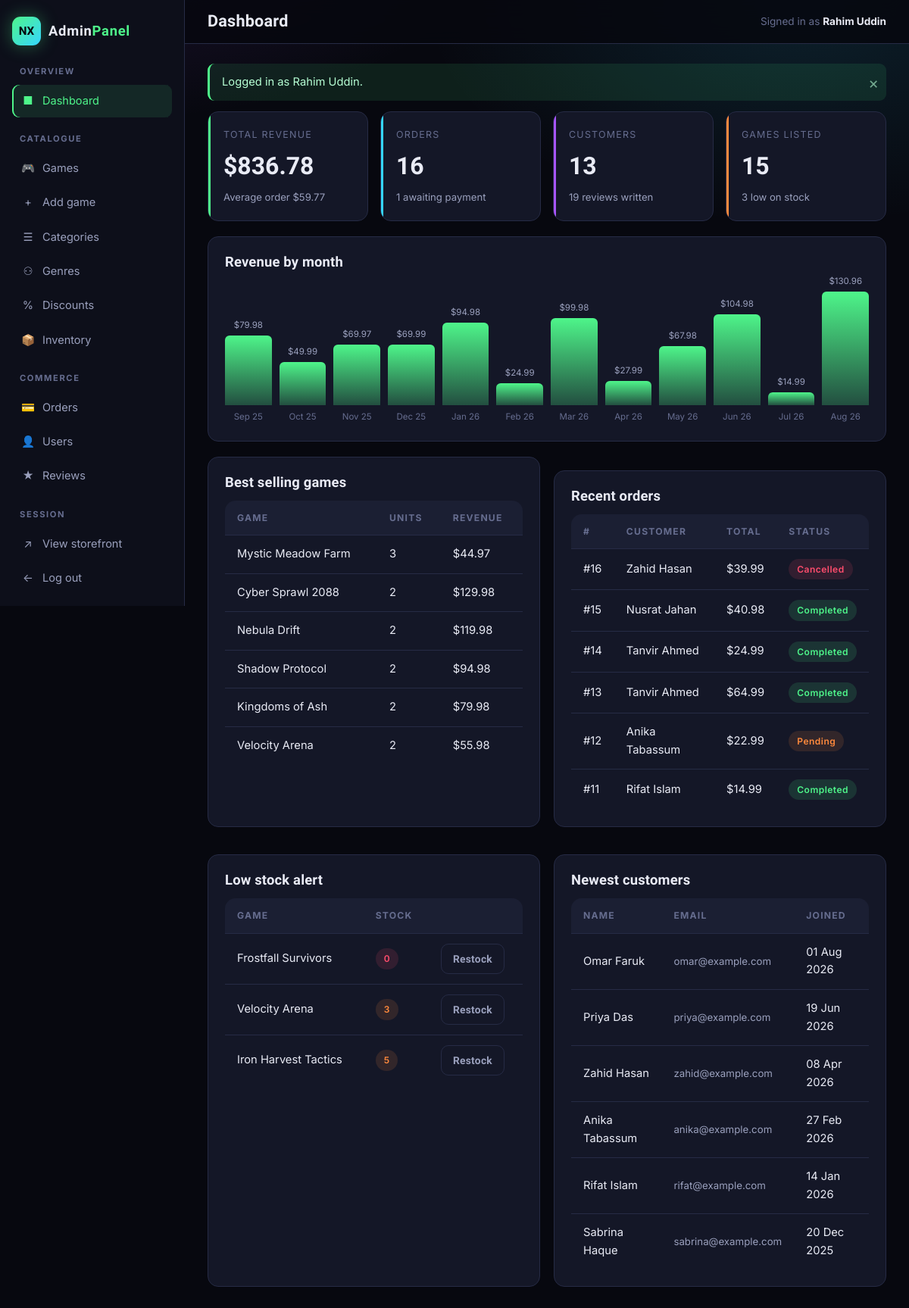
Page /admin/dashboard.php (signed in) on the committed database.
### tables this page shows
CREATE TABLE games (
    game_id      INT AUTO_INCREMENT PRIMARY KEY,
    title        VARCHAR(150)   NOT NULL,
    description  TEXT           NOT NULL,
    developer_id INT            NOT NULL,
    publisher_id INT            NOT NULL,
    category_id  INT            DEFAULT NULL,
    release_date DATE           NOT NULL,
    price        DECIMAL(10,2)  NOT NULL,
    stock        INT            NOT NULL DEFAULT 0,
    cover_image  VARCHAR(255)   DEFAULT NULL,
    status       ENUM('active','inactive') NOT NULL DEFAULT 'active',
    created_at   TIMESTAMP      NOT NULL DEFAULT CURRENT_TIMESTAMP,
    CONSTRAINT fk_games_developer FOREIGN KEY (developer_id) REFERENCES developers(developer_id) ON UPDATE CASCADE,
    CONSTRAINT fk_games_publisher FOREIGN KEY (publisher_id) REFERENCES publishers(publisher_id) ON UPDATE CASCADE,
    CONSTRAINT fk_games_category  FOREIGN KEY (category_id)  REFERENCES categories(category_id) ON DELETE SET NULL ON UPDATE CASCADE,
    CONSTRAINT chk_games_price CHECK (price >= 0),
    CONSTRAINT chk_games_stock CHECK (stock >= 0)
);

CREATE TABLE orders (
    order_id     INT AUTO_INCREMENT PRIMARY KEY,
    user_id      INT NOT NULL,
    total_amount DECIMAL(10,2) NOT NULL DEFAULT 0.00,
    order_status ENUM('pending','paid','completed','cancelled') NOT NULL DEFAULT 'pending',
    order_date   DATETIME NOT NULL DEFAULT CURRENT_TIMESTAMP,
    CONSTRAINT fk_orders_user FOREIGN KEY (user_id) REFERENCES users(user_id) ON DELETE CASCADE ON UPDATE CASCADE,
    CONSTRAINT chk_orders_total CHECK (total_amount >= 0)
);

CREATE TABLE users (
    user_id    INT AUTO_INCREMENT PRIMARY KEY,
    name       VARCHAR(100) NOT NULL,
    email      VARCHAR(120) NOT NULL UNIQUE,
    password   VARCHAR(255) NOT NULL,                
    phone      VARCHAR(20)  DEFAULT NULL,
    address    VARCHAR(255) DEFAULT NULL,
    role       ENUM('customer','admin') NOT NULL DEFAULT 'customer',
    status     ENUM('active','blocked') NOT NULL DEFAULT 'active',
    created_at TIMESTAMP NOT NULL DEFAULT CURRENT_TIMESTAMP,
    CONSTRAINT chk_users_email CHECK (email LIKE '%_@_%._%')
);

### backend/functions.php (called while the page is built, shortened)
<?php
function e($value) {
    return htmlspecialchars((string)$value, ENT_QUOTES, 'UTF-8');
}
function money($amount) {
    return '$' . number_format((float)$amount, 2);
}
function url($path = '') {
    return BASE_URL . ltrim($path, '/');
}

### admin/dashboard.php (the view, shortened to what this page needs)
<?php
require __DIR__ . '/header.php';
$totals = $pdo->query(
    "SELECT (SELECT COUNT(*) FROM users WHERE role='customer')                                   AS customers,
            (SELECT COUNT(*) FROM games)                                                         AS games,
            (SELECT COUNT(*) FROM orders)                                                        AS orders,
            (SELECT COALESCE(SUM(total_amount),0) FROM orders
              WHERE order_status IN ('paid','completed'))                                        AS revenue,
            (SELECT COUNT(*) FROM reviews)                                                       AS reviews,
            (SELECT COUNT(*) FROM games WHERE stock <= 5)                                        AS low_stock,
            (SELECT COUNT(*) FROM orders WHERE order_status='pending')                           AS pending,
            (SELECT COALESCE(AVG(total_amount),0) FROM orders
              WHERE order_status IN ('paid','completed'))                                        AS avg_order"
)->fetch();
$popular = $pdo->query(
    'SELECT title, units_sold, revenue FROM sales_by_game_view
      ORDER BY units_sold DESC, revenue DESC LIMIT 6'
)->fetchAll();
$recentOrders = $pdo->query(
    'SELECT order_id, customer_name, total_amount, order_status, order_date
       FROM order_summary_view ORDER BY order_date DESC LIMIT 6'
)->fetchAll();
$lowStock = $pdo->query(
    'SELECT game_id, title, stock, price FROM games WHERE stock <= 5 ORDER BY stock ASC LIMIT 6'
)->fetchAll();
$recentUsers = $pdo->query(
    "SELECT user_id, name, email, created_at FROM users
      WHERE role='customer' ORDER BY created_at DESC LIMIT 6"
)->fetchAll();
$monthly = $pdo->query(
    "SELECT DATE_FORMAT(order_date,'%b %y') AS label, ROUND(SUM(total_amount),2) AS revenue
       FROM orders WHERE order_status IN ('paid','completed')
      GROUP BY YEAR(order_date), MONTH(order_date)
      ORDER BY YEAR(order_date), MONTH(order_date)"
)->fetchAll();
$maxRevenue = 0;
foreach ($monthly as $m) { $maxRevenue = max($maxRevenue, (float)$m['revenue']); }
?>
<div class="stat-grid">
  <div class="stat-card">
    <div class="label">Total revenue</div>
    <div class="value"><?= money($totals['revenue']) ?></div>
    <div class="sub">Average order <?= money($totals['avg_order']) ?></div>
  </div>
  <div class="stat-card blue">
    <div class="label">Orders</div>
    <div class="value"><?= (int)$totals['orders'] ?></div>
    <div class="sub"><?= (int)$totals['pending'] ?> awaiting payment</div>
  </div>
  <div class="stat-card purple">
    <div class="label">Customers</div>
    <div class="value"><?= (int)$totals['customers'] ?></div>
    <div class="sub"><?= (int)$totals['reviews'] ?> reviews written</div>
  </div>
  <div class="stat-card orange">
    <div class="label">Games listed</div>
    <div class="value"><?= (int)$totals['games'] ?></div>
    <div class="sub"><?= (int)$totals['low_stock'] ?> low on stock</div>
  </div>
</div>
<?php if ($monthly): ?>
<div class="panel" style="margin-top:20px">
  <h3>Revenue by month</h3>
  <div style="display:flex;align-items:flex-end;gap:10px;height:190px;padding-top:14px">
    <?php foreach ($monthly as $m):
        $h = $maxRevenue > 0 ? max(6, round((float)$m['revenue'] / $maxRevenue * 150)) : 6; ?>
      <div style="flex:1;text-align:center;min-width:38px">
        <div style="font-size:.72rem;color:var(--text-dim);margin-bottom:5px"><?= money($m['revenue']) ?></div>
        <div title="<?= money($m['revenue']) ?>"
             style="height:<?= $h ?>px;border-radius:6px 6px 0 0;
                    background:linear-gradient(180deg,var(--green),rgba(78,245,138,.25))"></div>
        <div style="font-size:.72rem;color:var(--text-faint);margin-top:6px"><?= e($m['label']) ?></div>
      </div>
    <?php endforeach; ?>
  </div>
</div>
<?php endif; ?>
<div style="display:grid;grid-template-columns:1fr 1fr;gap:18px;margin-top:20px" class="dash-grid">
  <div class="panel">
    <h3>Best selling games</h3>
    <div class="table-wrap" style="border:none">
      <table class="data" style="min-width:0">
        <thead><tr><th>Game</th><th>Units</th><th>Revenue</th></tr></thead>
        <tbody>
        <?php foreach ($popular as $p): ?>
          <tr><td><?= e($p['title']) ?></td><td><?= (int)$p['units_sold'] ?></td><td><?= money($p['revenue']) ?></td></tr>
        <?php endforeach; ?>
        </tbody>
      </table>
    </div>
  </div>
  <div class="panel">
    <h3>Recent orders</h3>
    <div class="table-wrap" style="border:none">
      <table class="data" style="min-width:0">
        <thead><tr><th>#</th><th>Customer</th><th>Total</th><th>Status</th></tr></thead>
        <tbody>
        <?php foreach ($recentOrders as $o): ?>
          <tr>
            <td><a href="<?= url('order_details.php?id=' . (int)$o['order_id']) ?>">#<?= (int)$o['order_id'] ?></a></td>
            <td><?= e($o['customer_name']) ?></td>
            <td><?= money($o['total_amount']) ?></td>
            <td><span class="status status-<?= e($o['order_status']) ?>"><?= e($o['order_status']) ?></span></td>
          </tr>
        <?php endforeach; ?>
        </tbody>
      </table>
    </div>
  </div>
  <div class="panel">
    <h3>Low stock alert</h3>
    <?php if (!$lowStock): ?>
      <p style="color:var(--text-dim);font-size:.9rem">Every title has healthy stock.</p>
    <?php else: ?>
      <div class="table-wrap" style="border:none">
        <table class="data" style="min-width:0">
          <thead><tr><th>Game</th><th>Stock</th><th></th></tr></thead>
          <tbody>
          <?php foreach ($lowStock as $g): ?>
            <tr>
              <td><?= e($g['title']) ?></td>
              <td><span class="status <?= (int)$g['stock'] === 0 ? 'status-cancelled' : 'status-pending' ?>"><?= (int)$g['stock'] ?></span></td>
              <td><a class="btn btn-ghost btn-sm" href="<?= url('admin/inventory.php') ?>">Restock</a></td>
            </tr>
          <?php endforeach; ?>
          </tbody>
        </table>
      </div>
    <?php endif; ?>
  </div>
  <div class="panel">
    <h3>Newest customers</h3>
    <div class="table-wrap" style="border:none">
      <table class="data" style="min-width:0">
        <thead><tr><th>Name</th><th>Email</th><th>Joined</th></tr></thead>
        <tbody>
        <?php foreach ($recentUsers as $u): ?>
          <tr>
            <td><?= e($u['name']) ?></td>
            <td style="font-size:.83rem;color:var(--text-dim)"><?= e($u['email']) ?></td>
            <td><?= date('d M Y', strtotime($u['created_at'])) ?></td>
          </tr>
        <?php endforeach; ?>
        </tbody>
      </table>
    </div>
  </div>
</div>
<?php require __DIR__ . '/footer.php'; ?>

### css/style.css (style rules this page uses)
:root { --bg: #07080f; --bg-soft: #0d0f1a; --surface: #12142099; --surface-solid: #141727; --surface-2: #1b1f33; --line: #262b45; --text: #e9ebf5; --text-dim: #9aa0bd; --text-faint: #666d8f; --green: #4ef58a; --purple: #a855ff; --blue: #35d6ff; --orange: #ff8a3d; --red: #ff4d6d; --radius: 14px; --radius-sm: 9px; --shadow: 0 18px 45px rgba(0,0,0,.55); --ease: cubic-bezier(.22,.9,.3,1); --display: 'Chakra Petch', 'Segoe UI', system-ui, sans-serif; --body: 'Inter', 'Segoe UI', system-ui, -apple-system, sans-serif; }
* { margin: 0; padding: 0; box-sizing: border-box; }
html { scroll-behavior: smooth; }
body { font-family: var(--body); background: var(--bg); color: var(--text); line-height: 1.6; min-height: 100vh; display: flex; flex-direction: column; background-image: radial-gradient(900px 500px at 12% -8%, rgba(168,85,255,.16), transparent 60%), radial-gradient(800px 480px at 88% 0%, rgba(53,214,255,.12), transparent 62%); background-attachment: fixed; }
a { color: inherit; text-decoration: none; }
h1, h2, h3, h4 { font-family: var(--display); font-weight: 700; line-height: 1.15; letter-spacing: .01em; }
.btn { display: inline-flex; align-items: center; justify-content: center; gap: 8px; padding: 11px 22px; border: 1px solid transparent; border-radius: 10px; font-family: var(--display); font-weight: 600; font-size: .95rem; letter-spacing: .02em; cursor: pointer; text-align: center; transition: transform .18s var(--ease), box-shadow .22s var(--ease), background .2s var(--ease), border-color .2s var(--ease); }
.btn-sm { padding: 8px 15px; font-size: .86rem; }
.btn-ghost { background: transparent; border-color: var(--line); color: var(--text-dim); }
.panel { background: var(--surface-solid); border: 1px solid var(--line); border-radius: var(--radius); padding: 22px; }
.panel + .panel { margin-top: 18px; }
.panel h3 { font-size: 1.15rem; margin-bottom: 14px; }
.table-wrap { overflow-x: auto; border: 1px solid var(--line); border-radius: var(--radius); }
table.data { width: 100%; border-collapse: collapse; min-width: 620px; }
table.data th { padding: 13px 16px; text-align: left; font-size: .76rem; text-transform: uppercase; letter-spacing: .1em; color: var(--text-faint); background: var(--surface-2); border-bottom: 1px solid var(--line); white-space: nowrap; }
table.data td { padding: 13px 16px; border-bottom: 1px solid var(--line); font-size: .92rem; }
table.data tbody tr { transition: background .18s var(--ease); }
table.data tbody tr:last-child td { border-bottom: none; }
.status { display: inline-block; padding: 4px 11px; border-radius: 999px; font-size: .75rem; font-weight: 600; letter-spacing: .04em; text-transform: capitalize; }
.status-completed, .status-success, .status-active { background: rgba(78,245,138,.13); color: var(--green); }
.status-pending { background: rgba(255,138,61,.13); color: var(--orange); }
.status-cancelled, .status-failed, .status-blocked { background: rgba(255,77,109,.13); color: var(--red); }
.stat-grid { display: grid; gap: 16px; grid-template-columns: repeat(auto-fit, minmax(210px, 1fr)); }
.stat-card { padding: 20px; border-radius: var(--radius); background: var(--surface-solid); border: 1px solid var(--line); position: relative; overflow: hidden; transition: transform .25s var(--ease), border-color .25s var(--ease); }
.stat-card::before { content: ''; position: absolute; left: 0; top: 0; bottom: 0; width: 3px; background: var(--green); }
.stat-card.purple::before { background: var(--purple); }
.stat-card.blue::before { background: var(--blue); }
.stat-card.orange::before { background: var(--orange); }
.stat-card .label { font-size: .78rem; text-transform: uppercase; letter-spacing: .1em; color: var(--text-faint); }
.stat-card .value { font-family: var(--display); font-size: 2rem; font-weight: 700; margin-top: 6px; }
.stat-card .sub { font-size: .82rem; color: var(--text-dim); margin-top: 4px; }

### rows in the picture
games: title "Mystic Meadow Farm", units_sold "3", revenue "$44.97"
games: title "Cyber Sprawl 2088", units_sold "2", revenue "$129.98"
games: title "Nebula Drift", units_sold "2", revenue "$119.98"
games: title "Shadow Protocol", units_sold "2", revenue "$94.98"
games: title "Kingdoms of Ash", units_sold "2", revenue "$79.98"
games: title "Velocity Arena", units_sold "2", revenue "$55.98", stock "3"
orders: order_id "16", customer_name "Zahid Hasan", total_amount "$39.99", order_status "Cancelled"
orders: order_id "15", customer_name "Nusrat Jahan", total_amount "$40.98", order_status "Completed"
orders: order_id "14", customer_name "Tanvir Ahmed", total_amount "$24.99", order_status "Completed"
orders: order_id "13", customer_name "Tanvir Ahmed", total_amount "$64.99", order_status "Completed"
orders: order_id "12", customer_name "Anika Tabassum", total_amount "$22.99", order_status "Pending"
orders: order_id "11", customer_name "Rifat Islam", total_amount "$14.99", order_status "Completed"
games: title "Frostfall Survivors", stock "0"
games: title "Iron Harvest Tactics", stock "5"
users: name "Omar Faruk", email "omar@example.com", created_at "01 Aug 2026"
users: name "Priya Das", email "priya@example.com", created_at "19 Jun 2026"
users: name "Zahid Hasan", email "zahid@example.com", created_at "08 Apr 2026"
users: name "Anika Tabassum", email "anika@example.com", created_at "27 Feb 2026"
users: name "Rifat Islam", email "rifat@example.com", created_at "14 Jan 2026"
users: name "Sabrina Haque", email "sabrina@example.com", created_at "20 Dec 2025"

### other values in the picture
$glyph "■ 🎮 + ☰ ⚇ % 📦 💳 👤 ★"
$label "Dashboard Games Add game Categories Genres Discounts Inventory Orders Users Reviews"
$pageTitle "Dashboard"
current_user_name() "Rahim Uddin"
$f['message'] "Logged in as Rahim Uddin."
money($totals['revenue']) "$836.78"
money($totals['avg_order']) "$59.77"
$totals['orders'] "16"
$totals['pending'] "1"
$totals['customers'] "13"
$totals['reviews'] "19"
$totals['games'] "15"
$totals['low_stock'] "3"
money($m['revenue']) "$79.98"
$m['label'] "Sep 25"
